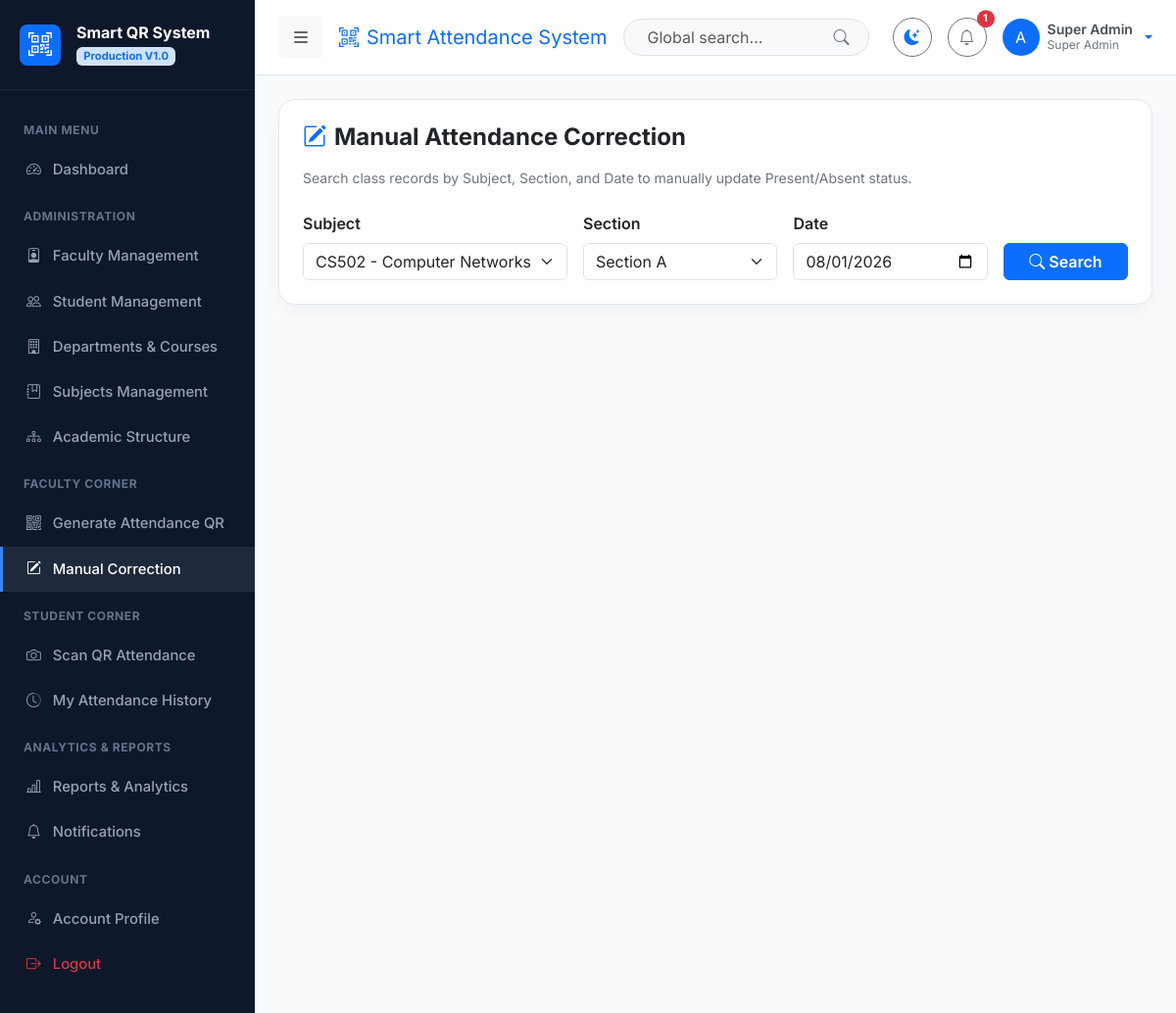
Page /faculty/manual-attendance/ (signed in) on the committed database.
### apps/accounts/models.py (models this page shows, shortened)
class User(AbstractUser):
    class Role(models.TextChoices):
        ADMIN = 'ADMIN', 'Super Admin'
        FACULTY = 'FACULTY', 'Faculty'
        STUDENT = 'STUDENT', 'Student'
    role = models.CharField(max_length=20, choices=Role.choices, default=Role.STUDENT)
    phone_number = models.CharField(max_length=20, blank=True, null=True)
    profile_picture = models.ImageField(upload_to='profiles/', blank=True, null=True)
    address = models.TextField(blank=True, null=True)
    date_of_birth = models.DateField(blank=True, null=True)
    is_approved = models.BooleanField(default=True)
    def is_admin(self):
        return self.role == self.Role.ADMIN or self.is_superuser
    def is_faculty(self):
        return self.role == self.Role.FACULTY
    def is_student(self):
        return self.role == self.Role.STUDENT
    def get_full_name_or_username(self):
        full_name = f"{self.first_name} {self.last_name}".strip()
        return full_name if full_name else self.username

### apps/faculty/views.py (the view)
    def _wrapped_view(request, *args, **kwargs):
        if not request.user.is_authenticated or (not request.user.is_faculty() and not request.user.is_admin()):
            messages.error(request, "Access restricted to faculty members and administrators.")
            return redirect('dashboard:dashboard')
        return view_func(request, *args, **kwargs)

### apps/faculty/views.py (called while the page is built, shortened)
def faculty_or_admin_required(view_func):
    def _wrapped_view(request, *args, **kwargs):
        if not request.user.is_authenticated or (not request.user.is_faculty() and not request.user.is_admin()):
            messages.error(request, "Access restricted to faculty members and administrators.")
            return redirect('dashboard:dashboard')
        return view_func(request, *args, **kwargs)
    return _wrapped_view

@login_required
@faculty_or_admin_required
def manual_attendance_view(request):
    subjects = Subject.objects.all()
    sections = Section.objects.all()
    records = []
    selected_subject = None
    selected_section = None
    selected_date = timezone.now().date()
    return render(request, 'faculty/manual_attendance.html', {
        'subjects': subjects,
        'sections': sections,
        'records': records,
        'selected_subject': selected_subject,
        'selected_section': selected_section,
        'selected_date': selected_date
    })

### apps/notifications/context_processors.py (called while the page is built)
def unread_notifications_processor(request):
    if request.user.is_authenticated:
        unread_count = Notification.objects.filter(user=request.user, is_read=False).count()
        recent_notifications = Notification.objects.filter(user=request.user)[:5]
        return {
            'unread_notifications_count': unread_count,
            'recent_notifications': recent_notifications,
        }
    return {
        'unread_notifications_count': 0,
        'recent_notifications': [],
    }

### templates/faculty/manual_attendance.html (shortened to what this page needs)
{% extends 'base.html' %}
{% block content %}
<div class="card card-custom p-4 mb-4">
    <h4 class="fw-bold mb-3"><i class="bi bi-pencil-square me-2 text-primary"></i>Manual Attendance Correction</h4>
    <p class="text-secondary small mb-4">Search class records by Subject, Section, and Date to manually update Present/Absent status.</p>
    <form method="POST" class="row g-3">
        <div class="col-12 col-md-4">
            <label class="form-label fw-semibold">Subject</label>
            <select name="subject" class="form-select" required>
                {% for sub in subjects %}
                    <option value="{{ sub.id }}" {% if selected_subject and selected_subject.id == sub.id %}selected{% endif %}>
                        {{ sub.code }} - {{ sub.name }}
                    </option>
                {% endfor %}
            </select>
        </div>
        <div class="col-12 col-md-3">
            <label class="form-label fw-semibold">Section</label>
            <select name="section" class="form-select" required>
                {% for sec in sections %}
                    <option value="{{ sec.id }}" {% if selected_section and selected_section.id == sec.id %}selected{% endif %}>
                        {{ sec.name }}
                    </option>
                {% endfor %}
            </select>
        </div>
        <div class="col-12 col-md-3">
            <label class="form-label fw-semibold">Date</label>
            <input type="date" name="date" class="form-control" value="{{ selected_date|date:'Y-m-d' }}">
        </div>
        <div class="col-12 col-md-2 d-flex align-items-end">
            <button type="submit" class="btn btn-primary w-100 fw-semibold">
                <i class="bi bi-search me-1"></i>Search
            </button>
        </div>
    </form>
</div>
{% endblock %}

### templates/navbar.html (shortened to what this page needs)
<nav class="navbar navbar-expand-lg border-bottom px-4 py-3 sticky-top bg-body">
    <div class="container-fluid p-0">
        <button class="btn btn-light me-3 d-flex align-items-center" id="sidebar-toggle" title="Toggle Navigation">
            <i class="bi bi-list fs-5"></i>
        </button>
        <span class="navbar-brand font-bold fs-5 d-none d-md-block text-primary">
            <i class="bi bi-qr-code-scan me-2"></i>Smart Attendance System
        </span>
        <form class="d-none d-md-flex ms-auto me-4 position-relative" style="max-width: 320px;" action="{% url 'reports:index' %}" method="GET">
            <input class="form-control rounded-pill ps-4 pe-5 bg-body-tertiary" type="search" name="query" placeholder="Global search..." aria-label="Search">
            <button class="btn border-0 position-absolute end-0 top-50 translate-middle-y me-2 text-secondary" type="submit">
                <i class="bi bi-search"></i>
            </button>
        </form>
        <div class="d-flex align-items-center gap-3 ms-auto ms-md-0">
            <button class="btn btn-outline-secondary rounded-circle d-flex align-items-center justify-content-center" id="theme-toggle-btn" style="width: 40px; height: 40px;" title="Toggle Dark/Light Mode">
                <i class="bi bi-moon-stars-fill text-primary"></i>
            </button>
            <div class="dropdown">
                <button class="btn btn-outline-secondary rounded-circle position-relative d-flex align-items-center justify-content-center" style="width: 40px; height: 40px;" data-bs-toggle="dropdown" aria-expanded="false">
                    <i class="bi bi-bell"></i>
                    {% if unread_notifications_count > 0 %}
                        <span class="position-absolute top-0 start-100 translate-middle badge rounded-pill bg-danger" style="font-size: 0.65rem;">
                            {{ unread_notifications_count }}
                        </span>
                    {% endif %}
                </button>
            </div>
            <div class="dropdown">
                <a href="#" class="d-flex align-items-center text-decoration-none dropdown-toggle gap-2" data-bs-toggle="dropdown" aria-expanded="false">
                    {% if user.profile_picture %}
                        <img src="{{ user.profile_picture.url }}" alt="User" width="38" height="38" class="rounded-circle object-fit-cover">
                    {% else %}
                        <div class="rounded-circle bg-primary text-white d-flex align-items-center justify-content-center font-bold" style="width: 38px; height: 38px;">
                            {{ user.username|slice:":1"|upper }}
                        </div>
                    {% endif %}
                    <div class="d-none d-lg-block text-start" style="line-height: 1.2;">
                        <div class="fw-semibold text-dark-emphasis small">{{ user.get_full_name_or_username }}</div>
                        <div class="text-secondary extra-small" style="font-size: 0.75rem;">{{ user.get_role_display }}</div>
                    </div>
                </a>
            </div>
        </div>
    </div>
</nav>

### static/css/style.css (style rules this page uses)
:root { --bg-body: #f8fafc; --bg-card: #ffffff; --text-primary: #0f172a; --text-secondary: #475569; --border-color: #e2e8f0; --sidebar-bg: #0f172a; --sidebar-text: #94a3b8; --sidebar-hover: #1e293b; --sidebar-active: #3b82f6; --accent-gradient: linear-gradient(135deg, #3b82f6 0%, #2563eb 100%); --card-shadow: 0 10px 25px -5px rgba(0, 0, 0, 0.05), 0 8px 10px -6px rgba(0, 0, 0, 0.01); }
body { font-family: 'Inter', system-ui, -apple-system, sans-serif; background-color: var(--bg-body); color: var(--text-primary); min-height: 100vh; transition: background-color 0.3s ease, color 0.3s ease; }
.card-custom { background-color: var(--bg-card); border: 1px solid var(--border-color); border-radius: 1rem; box-shadow: var(--card-shadow); transition: transform 0.2s ease, box-shadow 0.2s ease; }

### rows in the picture
User: username "A", get_full_name_or_username "Super Admin", role "Super Admin"

### other values in the picture
{{ unread_notifications_count }} "1"
form field subject "CS502 - Computer Networks"
form field section "Section A"
